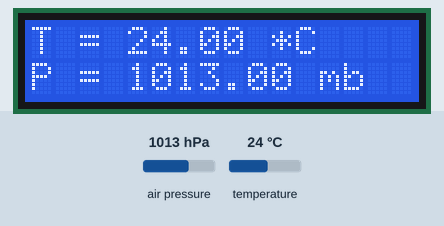
A sketch run on a simulated Arduino Uno, built with avr-gcc and run on an emulated ATmega328P. Shown: 16×2 character LCD. The test bench sets the inputs (shaded band); at power-on: air pressure 1013 hPa, temperature 24 °C. What the sketch prints to the serial monitor is not drawn.

Above: at 1.2 s.
1.3 s: air pressure set to 952 hPa
At 3.4 s:
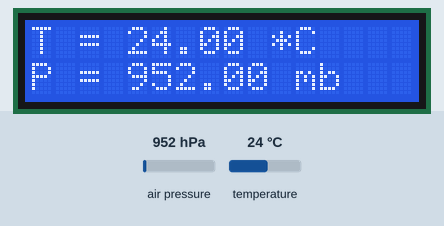
3.7 s: air pressure set to 975 hPa
At 5.4 s:
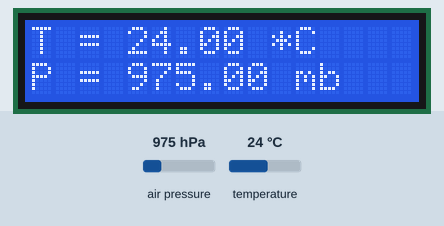
5.8 s: air pressure set to 1000 hPa
At 7.4 s:
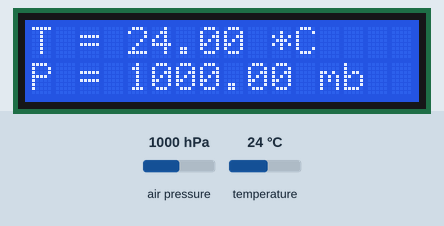
Timing chart, 0 to 8.9 s (numbered marks = the images above; inputs shaded):
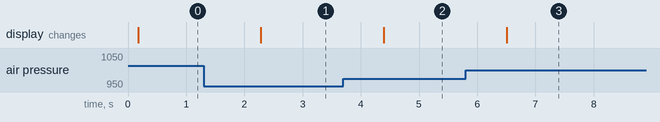

Measured:
- after the input at 1.3 s, the display: changes after 0.99 s (image 1)
- after the input at 3.7 s, the display: changes after 0.69 s (image 2)
- after the input at 5.8 s, the display: changes after 0.71 s (image 3)

The sketch:

bmp280.ino
```cpp
#include <Adafruit_BMP280.h>
#include <Adafruit_Sensor.h>
#include <Wire.h>
#include <SPI.h>
#include <Wire.h>
#include <LiquidCrystal_I2C.h>
Adafruit_BMP280 bme;
LiquidCrystal_I2C lcd(0x27, 16, 2); //

void setup()
{
  Serial.begin(9600);
  if (!bme.begin())
  {
    Serial.println("Could not find a valid BMP280 sensor, check wiring!");
    while (1);
  }
  lcd.begin();
  lcd.home();
}
void loop()
{

  Serial.print("--------------------------------\n\n");
  Serial.print("T = ");
  Serial.print(bme.readTemperature());
  Serial.println(" *C    ");
  Serial.print("P = ");
  Serial.print(bme.readPressure() / 100); // 100 Pa = 1 millibar
  Serial.println(" mb    ");
  Serial.print("Approx altitude = ");
  Serial.print(bme.readAltitude(1013.25));
  Serial.println(" m");
  Serial.print("--------------------------------\n\n");

  lcd.print("T = ");
  lcd.print(bme.readTemperature());
  lcd.println(" *C    ");
  lcd.setCursor(0, 1);
  lcd.print("P = ");
  lcd.print(bme.readPressure() / 100); // 100 Pa = 1 millibar
  lcd.println(" mb    ");
  lcd.setCursor(0, 2);
  delay(2000);
}
```
